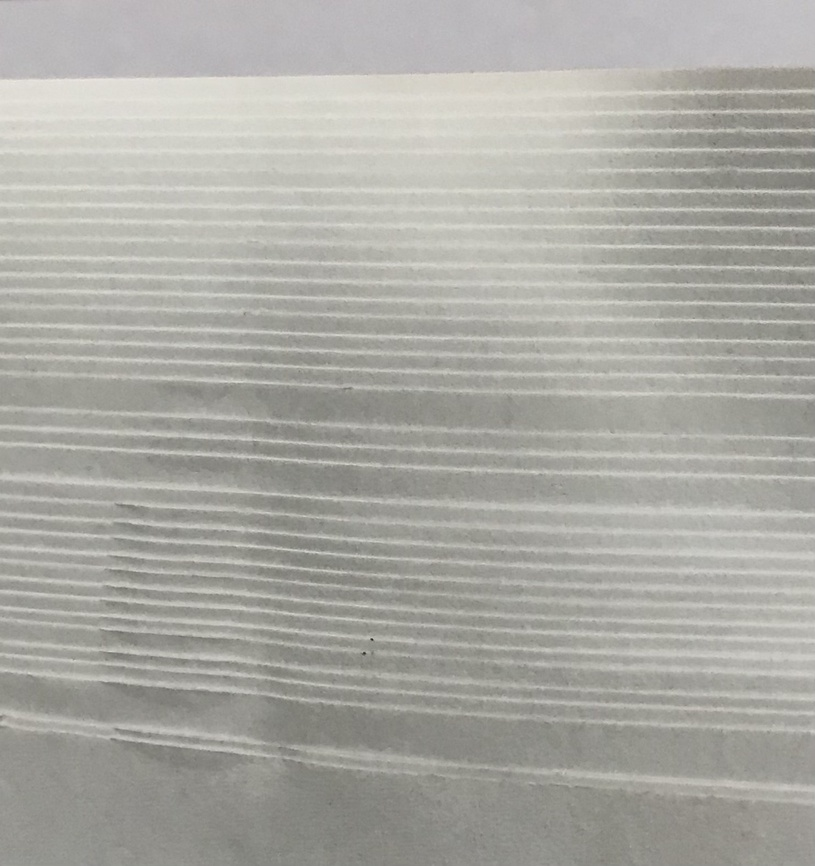
#> input picture CountingPages/72Pages.jpeg, 815 x 866 px, shrunk from 1481 x 1573 before the run
$ python Change_Contrast.py
#> lines starting #> are read from the running program, lines starting #| are printed output that depends on the picture; after the words box and inside, x2 and y2 are one past the last pixel; in counts of white or black regions, pixels touching at a corner belong together
from PIL import Image, ImageEnhance
import cv2

'''
#im = Image.open('test_img.jpeg')
#im.show()
enhancer = ImageEnhance.Sharpness(im)
#enhancer.show()

enhancer2 = enhancer.enhance(2)
#enhancer2.show()

enhancer10 = enhancer.enhance(10)
#enhancer10.show()
'''

image_path = 'test_img.jpeg'
image_path='8Pages.JPG'
image_path = '72Pages.jpeg'
im_cv2 = cv2.imread(image_path)
#> im_cv2 is the input picture: shape (866, 815, 3); mean B, G, R 163.2, 169.2, 169.9
height = im_cv2.shape[0]
#> height = 866
cv2.line(im_cv2, (10,0), (10, height), (0,0,255), 2)
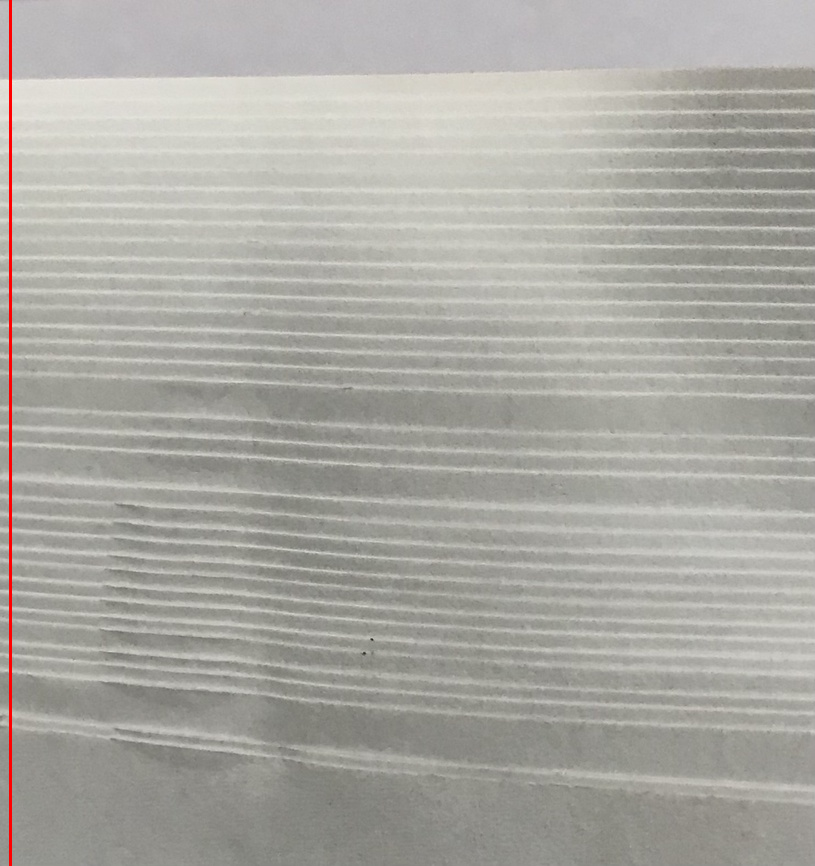
#> im_cv2: shape (866, 815, 3); 0.37% of pixels changed, all inside (x1, y1, x2, y2) = (9, 0, 12, 866)

cv2.imshow('im',im_cv2)
cv2.waitKey(0)

im = Image.open(image_path)
pix = im.load()
i=0
while i<height:
    print(pix[10,i])
    i=i+1
#> this loop made 866 passes
#| (169, 165, 166)
#| (181, 177, 178)
#| (188, 184, 185)
#| (189, 185, 186)
#| (191, 187, 188)
#| (190, 186, 187)
#| (186, 184, 185)
#| (188, 186, 187)
#> (further printed lines are left out)
#> after the loop, i = 866

$ run again, with CountingPages/gval.jpeg copied over CountingPages/72Pages.jpeg
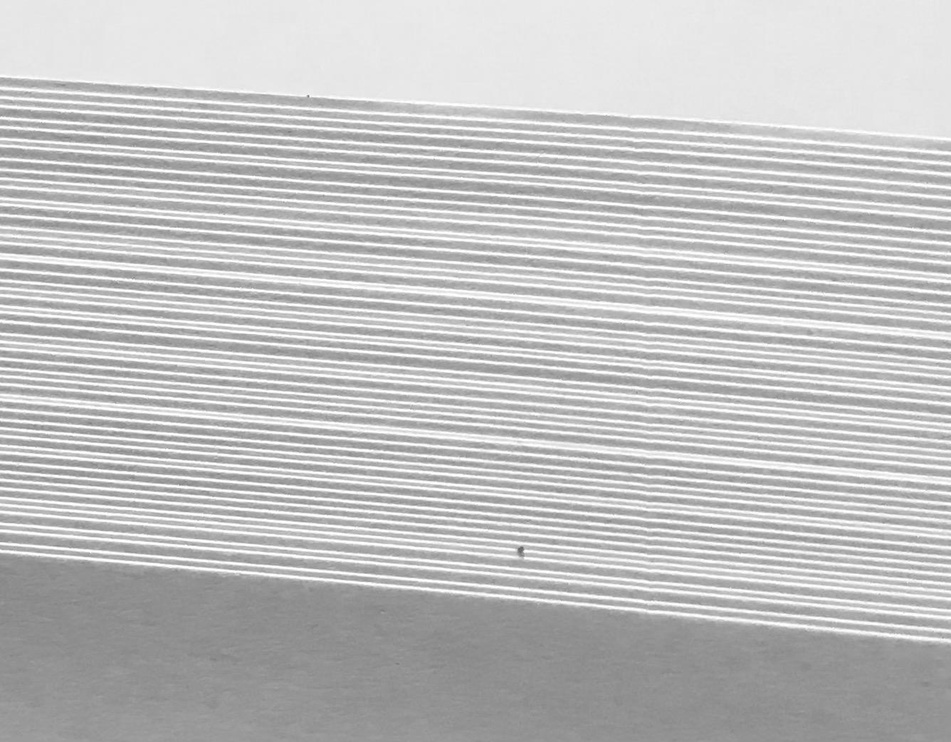
#> input picture CountingPages/gval.jpeg, 951 x 742 px, shrunk from 1336 x 1042 before the run
#> im_cv2 is the input picture: shape (742, 951, 3); min 102, max 255, mean 192.7
#> `cv2.line(im_cv2, (10,0), (10, height), (0,0,255), 2)`:
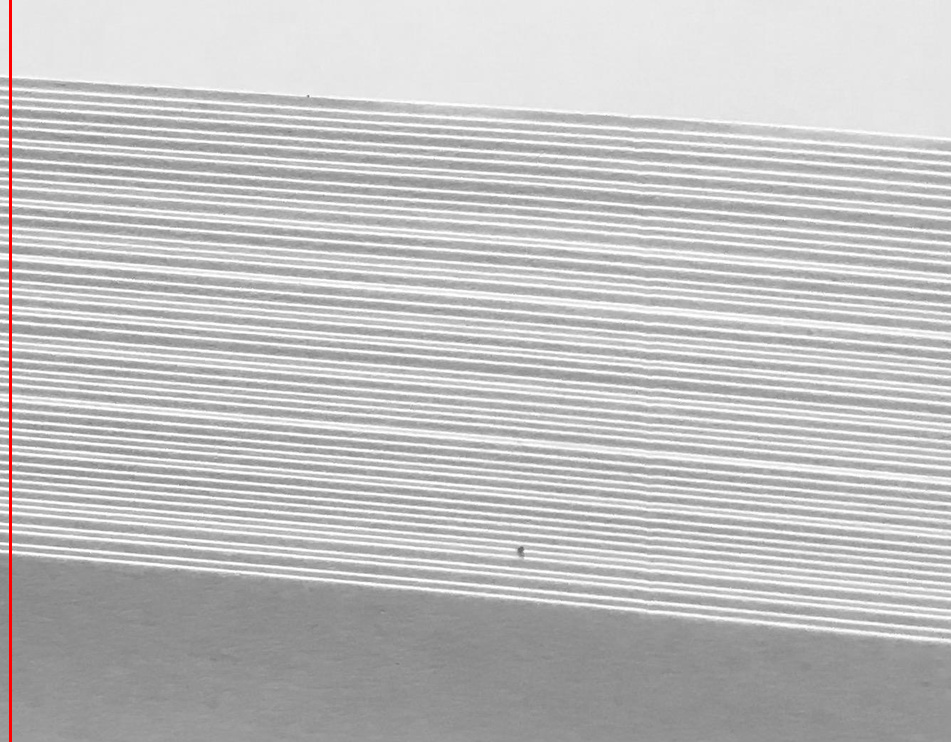
#> im_cv2: shape (742, 951, 3); 0.32% of pixels changed, all inside (x1, y1, x2, y2) = (9, 0, 12, 742)
#> the loop `while i<height:` made 742 passes
#| 231
#| 231
#| 231
#| 231
#| 231
#> (further printed lines are left out)
#> after the loop `while i<height:`: i = 742

$ run again, with CountingPages/36Pages.PNG saved as CountingPages/72Pages.jpeg
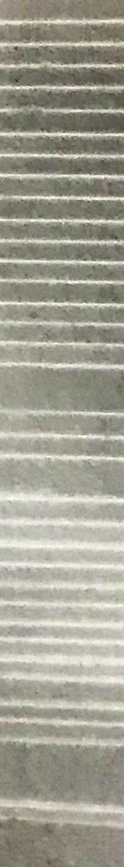
#> input picture CountingPages/36Pages.PNG, 124 x 867 px, shrunk from 174 x 1218 before the run
#> im_cv2 is the input picture: shape (867, 124, 3); mean B, G, R 145.8, 158.8, 160.3
#> `cv2.line(im_cv2, (10,0), (10, height), (0,0,255), 2)`:
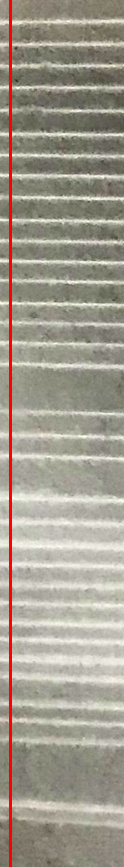
#> im_cv2: shape (867, 124, 3); 2.42% of pixels changed, all inside (x1, y1, x2, y2) = (9, 0, 12, 867)
#> the loop `while i<height:` made 867 passes
#| (149, 139, 127)
#| (147, 137, 125)
#| (151, 141, 129)
#| (157, 147, 135)
#| (154, 146, 133)
#> (further printed lines are left out)
#> after the loop `while i<height:`: i = 867
